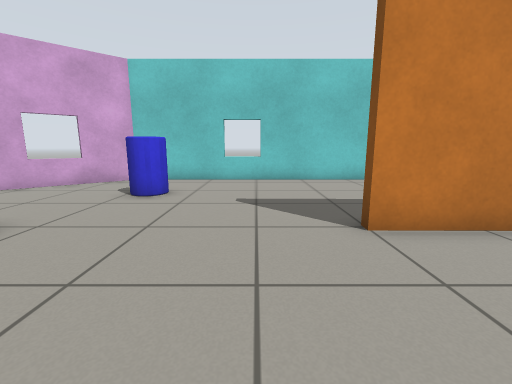
View 1 (above)

18 first-person views from a walk through a Gazebo world. The camera is 0.72 m above the floor, tilts 10° down and sees 90° across. The lines on the ground mark 1 m squares. The floor is counted in squares, 0.5 m on a side. Each view is taken from the middle of a square. On the plan, view 1 faces up. The plan holds only what a view shows up to about 13 squares ahead; the rest is blank. Simple shapes stand in for some stock models. Some surface patterns are stand-ins.

View 2
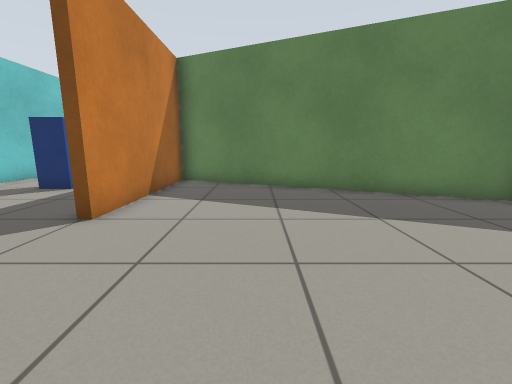

View 3
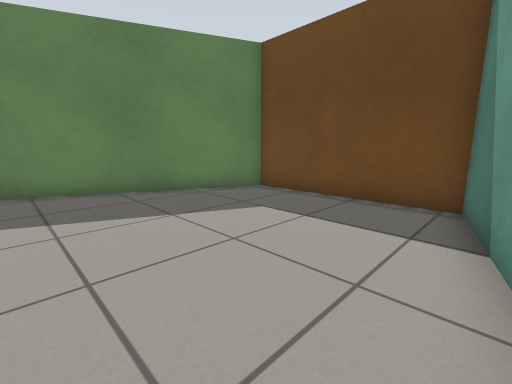

View 4
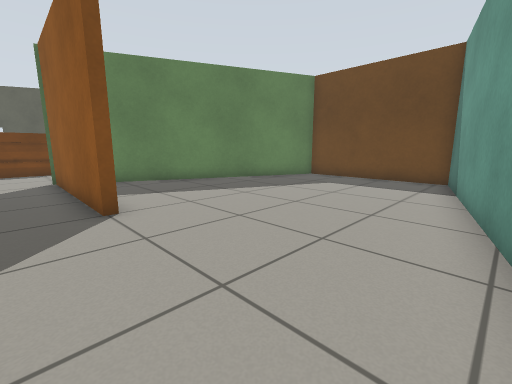

View 5
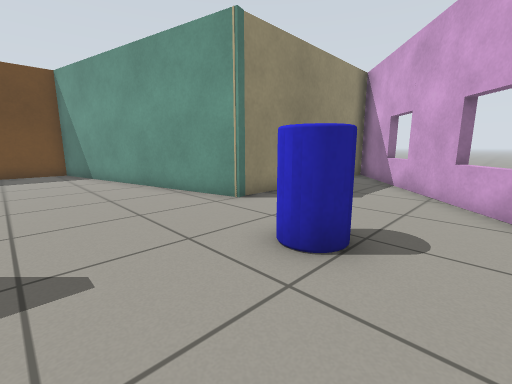

View 6
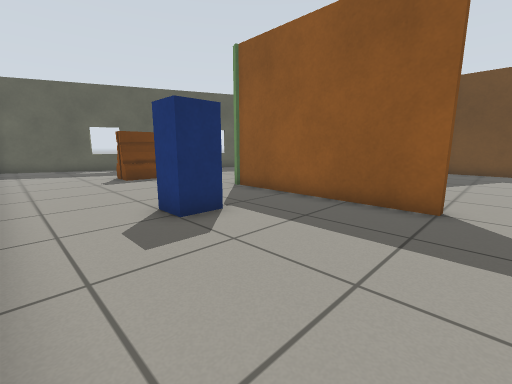

View 7
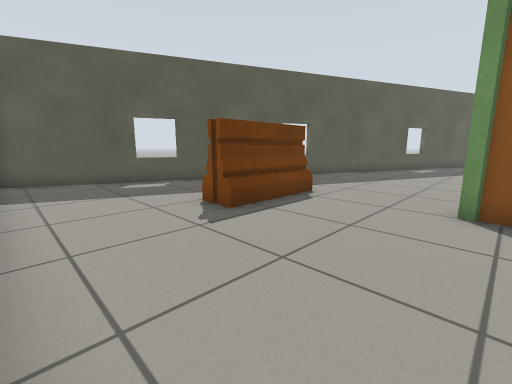

View 8
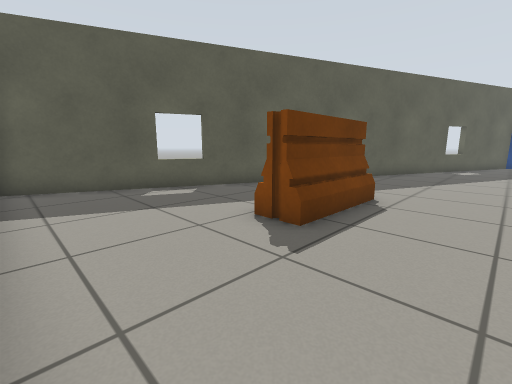

View 9
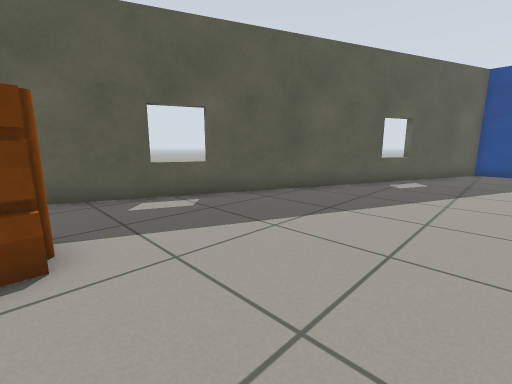

View 10
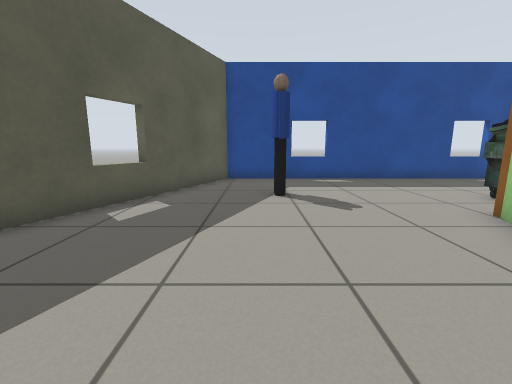

View 11
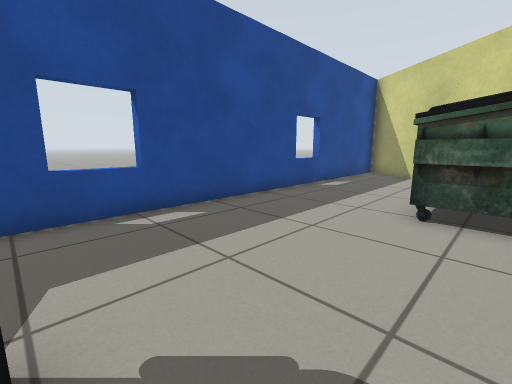

View 12
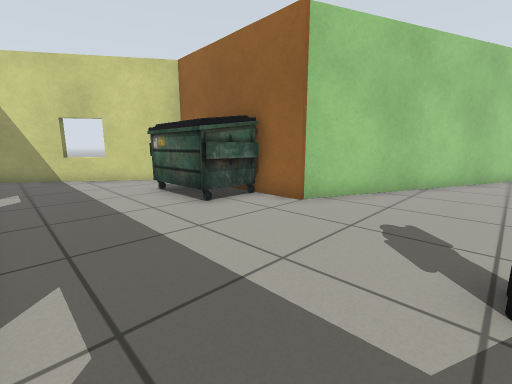

View 13
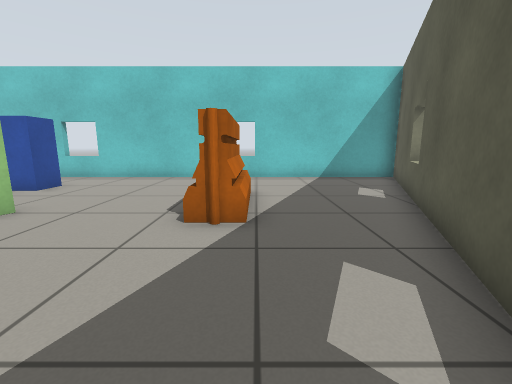

View 14
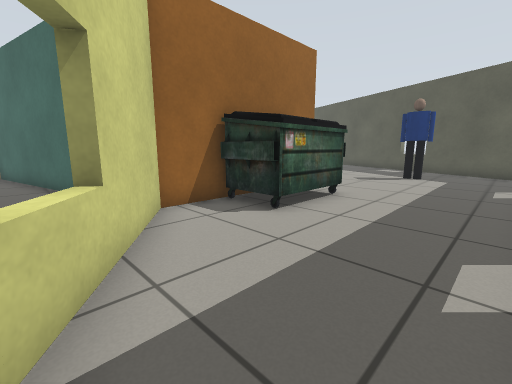

View 15
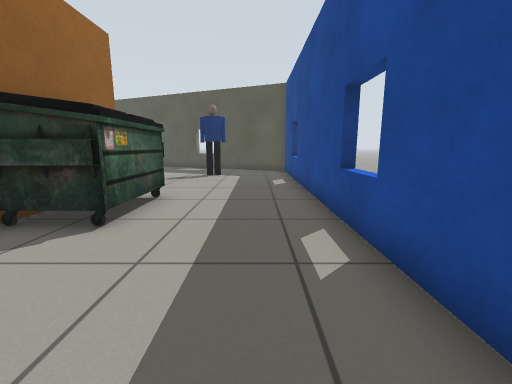

View 16
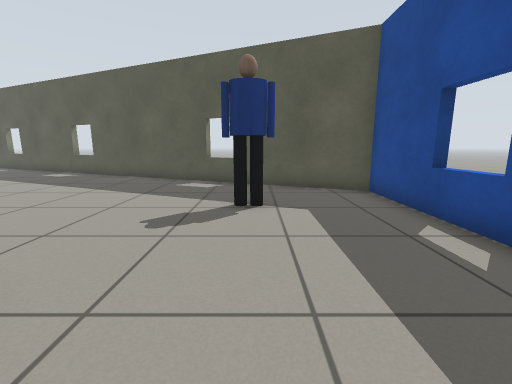

View 17
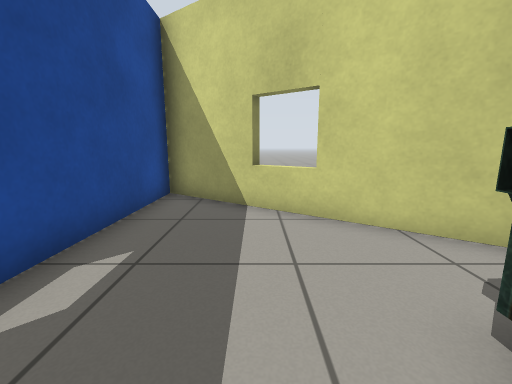

View 18
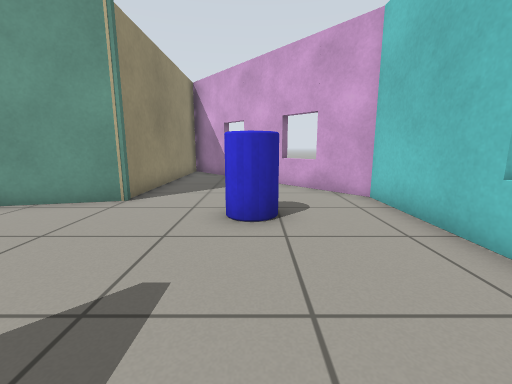

### Floor plan
Points are (right, up) in squares from view 1. A wall is a line through its corners. A room is listed if a view was taken in it or the views show most of it. See-through windows are left out.
Room 1 (views 1, 2, 3)
walls: (-4.1, 1.4) (-2.4, -5.9) (3.7, -6) (8.2, 4.2) (1.9, 4.3)
ways out: opening at (-1, 3.4) to room 2
Room 2 (views 4, 5, 6, 7, 8, 9, 10, 11, 12, 13, 14, 15, 16, 17, 18)
walls: (1.9, 4.6) (8.7, 4.5) (3.9, -6.3) (-2.4, -6.2) (-7, -12.7) (10.3, -12.7) (20.6, 11.3) (-5.3, 11.3) (-13.3, 4.5) (-4.8, 4.5) (-4.1, 1.4); (-5.2, 4.4) (-4.8, 4.5)
ways out: opening at (-1, 3.4) to room 1
objects: other object (-4, 8) to (-3, 8); dumpster (-1, -8) to (2, -7); postbox (6, 8); person (8, -9) to (8, -8); barrier (13, 4) to (14, 7)

Where each view was taken, in squares from view 1:
view 1: 0 up, 0 right, facing up
view 2: 1 up, 3 left, facing right
view 3: 1 up, 3 left, facing down-right
view 4: 6 up, 4 left, facing down-right
view 5: 10 up, 0 right, facing down-left
view 6: 11 up, 1 right, facing down-right
view 7: 11 up, 8 right, facing down-right
view 8: 11 up, 10 right, facing down-right
view 9: 4 up, 9 right, facing down-right
view 10: 1 down, 9 right, facing down
view 11: 7 down, 8 right, facing down-left
view 12: 12 down, 8 right, facing up-left
view 13: 1 down, 14 right, facing up
view 14: 12 down, 5 left, facing up-right
view 15: 11 down, 5 left, facing right
view 16: 9 down, 2 right, facing right
view 17: 10 down, 1 right, facing left
view 18: 8 up, 2 right, facing left
